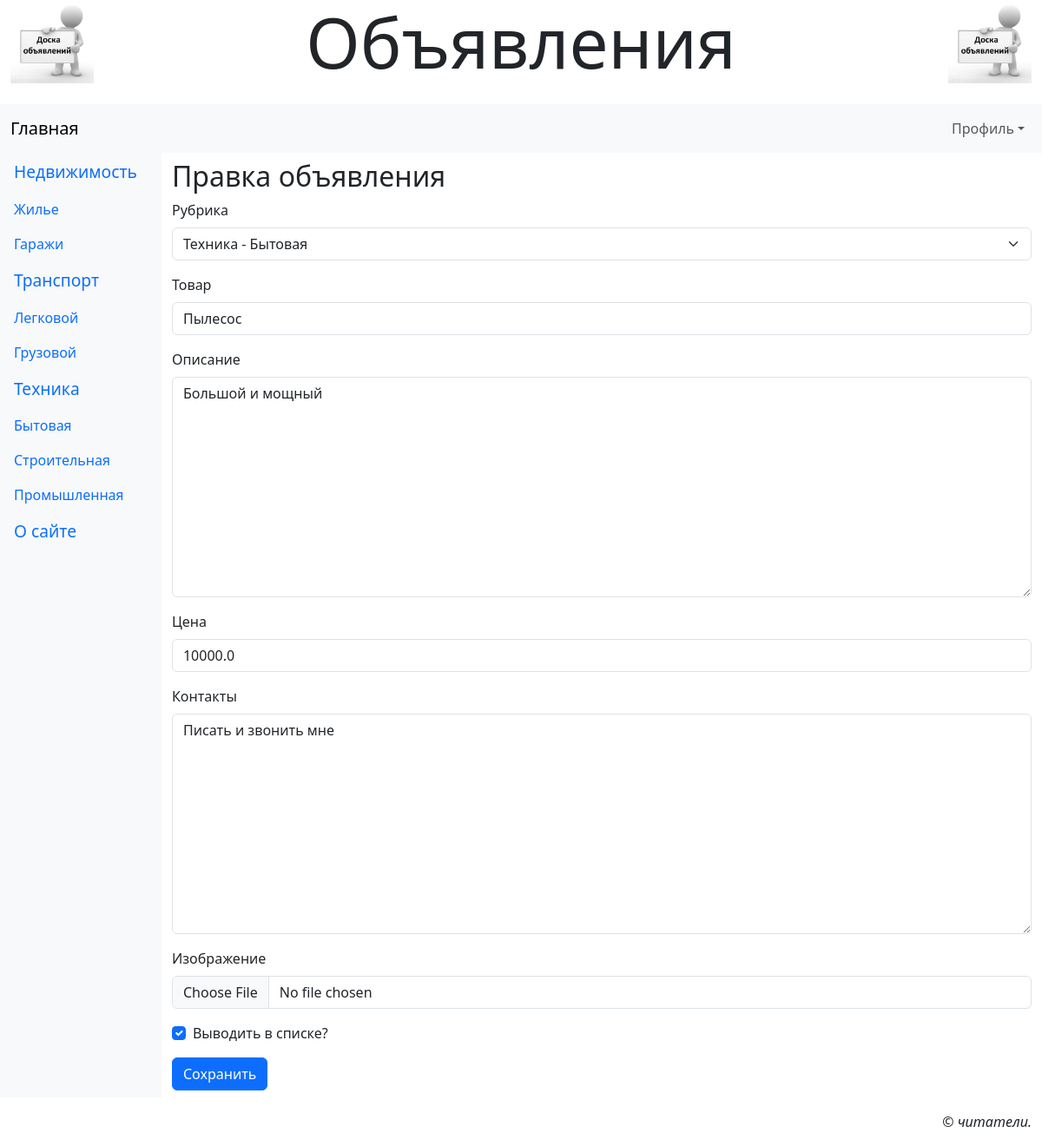
The page /accounts/profile/edit/3/ (signed in) on the database its author committed.
### main/models.py (models this page shows, shortened)
class Rubric(models.Model):
    name = models.CharField(max_length=20, unique=True, verbose_name='Название')
    order = models.SmallIntegerField(default=0, db_index=True, verbose_name='Порядок')
    super_rubric = models.ForeignKey(
        'SuperRubric',
        on_delete=models.PROTECT,
        null=True,
        blank=True,
        verbose_name='Надрубрика'
    )
    class Meta:
        verbose_name = 'Рубрика'
        verbose_name_plural = 'Рубрики'

class Bb(models.Model):
    rubric = models.ForeignKey(SubRubric, on_delete=models.PROTECT, verbose_name='Рубрика')
    title = models.CharField(max_length=40, verbose_name='Товар')
    content = models.TextField(verbose_name='Описание')
    price = models.FloatField(default=0, verbose_name='Цена')
    contacts = models.TextField(verbose_name='Контакты')
    image = models.ImageField(blank=True, upload_to=get_timestamp_path, verbose_name='Изображение')
    author = models.ForeignKey(AdvUser, on_delete=models.CASCADE, verbose_name='Автор объявления')
    is_active = models.BooleanField(default=True, db_index=True, verbose_name='Выводить в списке?')
    created_at = models.DateTimeField(auto_now_add=True, db_index=True, verbose_name='Опубликовано')
    class Meta:
        verbose_name = 'Объявление'
        verbose_name_plural = 'Объявления'
        ordering = ['-created_at']

### main/views.py (the view)
# urls.py: path('accounts/profile/edit/<int:pk>/', profile_bb_edit, name='profile_bb_edit'),
@login_required
def profile_bb_edit(request, pk):
    bb = get_object_or_404(Bb, pk=pk)
    if request.method == 'POST':
        form = BbForm(request.POST, request.FILES, instance=bb)
        if form.is_valid():
            bb = form.save()
            formset = AIFormSet(request.POST, request.FILES, instance=bb)
            if formset.is_valid():
                formset.save()
                messages.add_message(request, messages.SUCCESS,
                                     'Объявление исправлено')
                return redirect('main:profile')
    else:
        form = BbForm(instance=bb)
        formset = AIFormSet(instance=bb)
    context = {'form': form, 'formset': formset}
    return render(request, 'main/profile_bb_edit.html', context)

### main/forms.py
class BbForm(forms.ModelForm):
    class Meta:
        model = Bb
        fields = '__all__'
        widgets = {'author': forms.HiddenInput}

### main/models.py (called while the page is built)
    def get_queryset(self):
        return super().get_queryset().filter(super_rubric__isnull=False)

    def __str__(self):
        return f'{self.super_rubric.name} - {self.name}'

### main/templates/main/profile_bb_edit.html (shortened to what this page needs)
{% extends 'layout/basic.html' %}
{% load django_bootstrap5 %}
{% block content %}
<h2>Правка объявления</h2>
<form method="post" enctype="multipart/form-data">
    {% bootstrap_form form layout='horizontal' %}
    {% bootstrap_button 'Сохранить' %}
</form>
{% endblock %}

### main/templates/layout/basic.html (shortened to what this page needs)
{% load django_bootstrap5 %}
{% load static %}
<!DOCTYPE html>
<html>
    <head>
        {% bootstrap_css %}
        <link rel="stylesheet" type="text/css"
              href="{% static 'main/style.css' %}">
    </head>
    <body class="container-fluid">
        <header class="mb-4">
            <h1 class="display-1 text-center">Объявления</h1>
        </header>
        <nav class="row navbar navbar-expand-md bg-light">
            <div class="col container">
                <a class="navbar-brand"
                   href="{% url 'main:index' %}">Главная</a>
                <div class="collapse navbar-collapse justify-content-end"
                     id="navbarNav">
                    <div class="navbar-nav">
                        {% if user.is_authenticated %}
                        <div class="nav-item dropdown">
                            <a class="nav-link dropdown-toggle"
                               data-bs-toggle="dropdown" href="#">Профиль</a>
                        </div>
                        {% else %}
                        <a class="nav-link" href="{% url 'main:register' %}">Регистрация</a>
                        <a class="nav-link" href="{% url 'main:login' %}">Вход</a>
                        {% endif %}
                    </div>
                </div>
            </div>
        </nav>
        <div class="row">
            <nav class="col-md-auto nav flex-column bg-light">
                {% for rubric in rubrics %}
                {% ifchanged rubric.super_rubric.pk %}
                <span class="nav-link root">{{ rubric.super_rubric.name }}</span>
                {% endifchanged %}
                <a class="nav-link" href="{% url 'main:rubric_bbs' pk=rubric.pk %}">
                   {{ rubric.name }}</a>
                {% endfor %}
                <a class="nav-link root" href="{% url 'main:other' page='about' %}">
                   О сайте</a>
            </nav>
            <main class="col py-2">
                {% block content %}
                {% endblock %}
            </main>
        </div>
        <footer class="mt-3">
            <p class="text-end fst-italic">&copy; читатели.</p>
        </footer>
    </body>
</html>

### main/static/main/style.css (style rules this page uses)
header h1 { background: url("bg.jpg") left / auto 100% no-repeat, url("bg.jpg") right / auto 100% no-repeat; }
.root { font-size: larger; }

### rows shown on the page
Rubric: super_rubric.name "Недвижимость", name "Жилье"
Rubric: name "Гаражи"
Rubric: super_rubric.name "Транспорт", name "Легковой"
Rubric: name "Грузовой"
Rubric: super_rubric.name "Техника", name "Бытовая"
Rubric: name "Строительная"
Rubric: name "Промышленная"
Bb: rubric "Техника - Бытовая", title "Пылесос", content "Большой и мощный", price "10000.0", contacts "Писать и звонить мне", is_active "☑"
